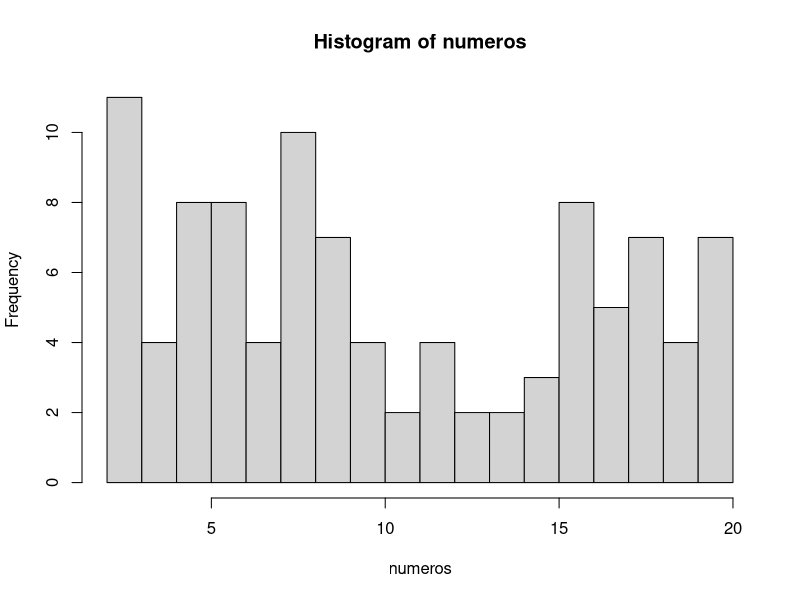

Here is the R script that generated this plot:
## ---- chunk 1
numeros <- sample(1:20, 100, TRUE)
numeros
## ---- chunk 2
mediana <- median(numeros)
mediana
## ---- chunk 3
media <- mean(numeros)
media
## ---- chunk 4
# El argumento breaks nos permite dividir en histograma en las partes que queramos
hist(numeros, breaks = 20)
## ---- chunk 5
tabla.frecuencias <- data.frame(table(numeros))
tabla.frecuencias
## ---- chunk 6
# Con la función seq, creamos una secuencia de 1 a 10 en intervalos de 0.1 en 0.1
secuencia <- seq(1, 10, 0.1)
muestra <- sample(secuencia, 100, TRUE)
muestra
## ---- chunk 7
# Aquí el cálculo de la mediana 
mediana.muestra <- median(muestra)
mediana.muestra
## ---- chunk 8
# Aquí el cálculo de la media
media.muestra <- mean(muestra)
media.muestra
## ---- chunk 9
# Aquí el cálculo de la moda
tabla.moda <- data.frame(table(muestra))
tabla.moda
